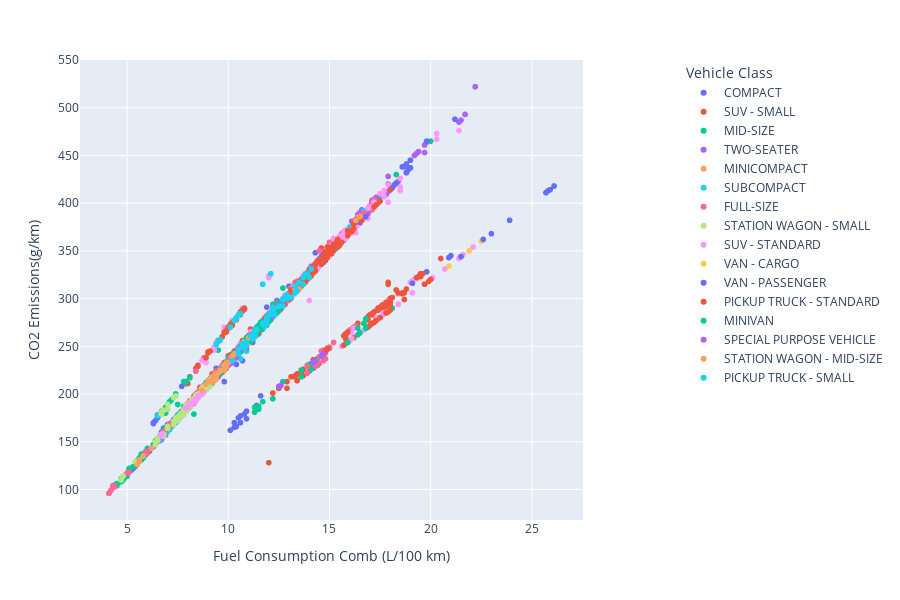

The cell this chart's notebook holds for it:
### Code cell
# plotly scatter

fig = px.scatter(
    df_co2, 
    x='Fuel Consumption Comb (L/100 km)',
    y='CO2 Emissions(g/km)',
    color='Vehicle Class',  # 이 부분을 추가하면 범례가 생깁니다.
    width=900,
    height=600
)
# 범례
fig.update_layout(legend_x=1.2, legend_y=1)

fig.show() # Plotly는 .show()로 차트를 표시합니다.

### Figure 1 — Plotly figure (JSON) as saved in the notebook; plotly's stock layout.template omitted (floating-point values rounded to 4 significant figures; data arrays with more than 128 entries replaced by an {"elided": "..."} marker saying what was removed)
{"data": [{"hovertemplate": "Vehicle Class=COMPACT<br>Fuel Consumption Comb (L/100 km)=%{x}<br>CO2 Emissions(g/km)=%{y}<extra></extra>", "legendgroup": "COMPACT", "marker": {"color": "#636efa", "symbol": "circle"}, "mode": "markers", "name": "COMPACT", "showlegend": true, "type": "scattergl", "x": {"elided": "1022 float values"}, "xaxis": "x", "y": {"elided": "1022 int values"}, "yaxis": "y"}, {"hovertemplate": "Vehicle Class=SUV - SMALL<br>Fuel Consumption Comb (L/100 km)=%{x}<br>CO2 Emissions(g/km)=%{y}<extra></extra>", "legendgroup": "SUV - SMALL", "marker": {"color": "#EF553B", "symbol": "circle"}, "mode": "markers", "name": "SUV - SMALL", "showlegend": true, "type": "scattergl", "x": {"elided": "1217 float values"}, "xaxis": "x", "y": {"elided": "1217 int values"}, "yaxis": "y"}, {"hovertemplate": "Vehicle Class=MID-SIZE<br>Fuel Consumption Comb (L/100 km)=%{x}<br>CO2 Emissions(g/km)=%{y}<extra></extra>", "legendgroup": "MID-SIZE", "marker": {"color": "#00cc96", "symbol": "circle"}, "mode": "markers", "name": "MID-SIZE", "showlegend": true, "type": "scattergl", "x": {"elided": "1133 float values"}, "xaxis": "x", "y": {"elided": "1133 int values"}, "yaxis": "y"}, {"hovertemplate": "Vehicle Class=TWO-SEATER<br>Fuel Consumption Comb (L/100 km)=%{x}<br>CO2 Emissions(g/km)=%{y}<extra></extra>", "legendgroup": "TWO-SEATER", "marker": {"color": "#ab63fa", "symbol": "circle"}, "mode": "markers", "name": "TWO-SEATER", "showlegend": true, "type": "scattergl", "x": {"elided": "460 float values"}, "xaxis": "x", "y": {"elided": "460 int values"}, "yaxis": "y"}, {"hovertemplate": "Vehicle Class=MINICOMPACT<br>Fuel Consumption Comb (L/100 km)=%{x}<br>CO2 Emissions(g/km)=%{y}<extra></extra>", "legendgroup": "MINICOMPACT", "marker": {"color": "#FFA15A", "symbol": "circle"}, "mode": "markers", "name": "MINICOMPACT", "showlegend": true, "type": "scattergl", "x": {"elided": "326 float values"}, "xaxis": "x", "y": {"elided": "326 int values"}, "yaxis": "y"}, {"hovertemplate": "Vehicle Class=SUBCOMPACT<br>Fuel Consumption Comb (L/100 km)=%{x}<br>CO2 Emissions(g/km)=%{y}<extra></extra>", "legendgroup": "SUBCOMPACT", "marker": {"color": "#19d3f3", "symbol": "circle"}, "mode": "markers", "name": "SUBCOMPACT", "showlegend": true, "type": "scattergl", "x": {"elided": "606 float values"}, "xaxis": "x", "y": {"elided": "606 int values"}, "yaxis": "y"}, {"hovertemplate": "Vehicle Class=FULL-SIZE<br>Fuel Consumption Comb (L/100 km)=%{x}<br>CO2 Emissions(g/km)=%{y}<extra></extra>", "legendgroup": "FULL-SIZE", "marker": {"color": "#FF6692", "symbol": "circle"}, "mode": "markers", "name": "FULL-SIZE", "showlegend": true, "type": "scattergl", "x": {"elided": "639 float values"}, "xaxis": "x", "y": {"elided": "639 int values"}, "yaxis": "y"}, {"hovertemplate": "Vehicle Class=STATION WAGON - SMALL<br>Fuel Consumption Comb (L/100 km)=%{x}<br>CO2 Emissions(g/km)=%{y}<extra></extra>", "legendgroup": "STATION WAGON - SMALL", "marker": {"color": "#B6E880", "symbol": "circle"}, "mode": "markers", "name": "STATION WAGON - SMALL", "showlegend": true, "type": "scattergl", "x": {"elided": "252 float values"}, "xaxis": "x", "y": {"elided": "252 int values"}, "yaxis": "y"}, {"hovertemplate": "Vehicle Class=SUV - STANDARD<br>Fuel Consumption Comb (L/100 km)=%{x}<br>CO2 Emissions(g/km)=%{y}<extra></extra>", "legendgroup": "SUV - STANDARD", "marker": {"color": "#FF97FF", "symbol": "circle"}, "mode": "markers", "name": "SUV - STANDARD", "showlegend": true, "type": "scattergl", "x": {"elided": "735 float values"}, "xaxis": "x", "y": {"elided": "735 int values"}, "yaxis": "y"}, {"hovertemplate": "Vehicle Class=VAN - CARGO<br>Fuel Consumption Comb (L/100 km)=%{x}<br>CO2 Emissions(g/km)=%{y}<extra></extra>", "legendgroup": "VAN - CARGO", "marker": {"color": "#FECB52", "symbol": "circle"}, "mode": "markers", "name": "VAN - CARGO", "showlegend": true, "type": "scattergl", "x": [15.1, 15.9, 20.9, 16.5, 21.5, 16.5, 21.5, 16.5, 22.6, 16.2, 21.9, 17.2, 22.5, 15.1, 15.9, 20.9, 16.5, 21.5, 16.5, 21.5, 16.5, 22.6], "xaxis": "x", "y": [347, 366, 334, 380, 344, 380, 344, 380, 362, 373, 350, 396, 360, 347, 366, 334, 380, 344, 380, 344, 380, 362], "yaxis": "y"}, {"hovertemplate": "Vehicle Class=VAN - PASSENGER<br>Fuel Consumption Comb (L/100 km)=%{x}<br>CO2 Emissions(g/km)=%{y}<extra></extra>", "legendgroup": "VAN - PASSENGER", "marker": {"color": "#636efa", "symbol": "circle"}, "mode": "markers", "name": "VAN - PASSENGER", "showlegend": true, "type": "scattergl", "x": [16.5, 21.5, 16.5, 22.6, 18.0, 18.8, 25.7, 18.2, 18.9, 25.8, 16.8, 23.0, 21.2, 18.3, 23.9, 16.5, 21.5, 16.5, 22.6, 18.0, 18.8, 25.7, 18.2, 18.9, 25.8, 18.0, 18.8, 18.8, 25.9, 18.1, 19.0, 19.0, 26.1, 14.7, 14.8, 19.7, 18.0, 18.8, 18.8, 25.9, 18.1, 19.0, 19.0, 26.1, 18.8, 19.8, 14.6, 15.2, 21.0, 18.8, 19.8, 18.6, 19.0, 14.6, 15.1, 20.9, 18.6, 19.0, 14.7, 15.1, 14.7, 15.2, 14.5, 19.1, 15.0, 19.8], "xaxis": "x", "y": [380, 344, 380, 362, 414, 432, 411, 419, 435, 413, 386, 368, 488, 421, 382, 380, 344, 380, 362, 414, 432, 411, 419, 435, 413, 414, 432, 432, 414, 416, 437, 437, 418, 338, 340, 315, 414, 432, 432, 414, 416, 437, 437, 418, 441, 465, 342, 356, 345, 441, 465, 438, 445, 344, 354, 343, 438, 445, 345, 354, 346, 355, 340, 316, 352, 328], "yaxis": "y"}, {"hovertemplate": "Vehicle Class=PICKUP TRUCK - STANDARD<br>Fuel Consumption Comb (L/100 km)=%{x}<br>CO2 Emissions(g/km)=%{y}<extra></extra>", "legendgroup": "PICKUP TRUCK - STANDARD", "marker": {"color": "#EF553B", "symbol": "circle"}, "mode": "markers", "name": "PICKUP TRUCK - STANDARD", "showlegend": true, "type": "scattergl", "x": {"elided": "538 float values"}, "xaxis": "x", "y": {"elided": "538 int values"}, "yaxis": "y"}, {"hovertemplate": "Vehicle Class=MINIVAN<br>Fuel Consumption Comb (L/100 km)=%{x}<br>CO2 Emissions(g/km)=%{y}<extra></extra>", "legendgroup": "MINIVAN", "marker": {"color": "#00cc96", "symbol": "circle"}, "mode": "markers", "name": "MINIVAN", "showlegend": true, "type": "scattergl", "x": [12.0, 16.8, 11.8, 16.5, 10.6, 12.0, 9.7, 9.8, 11.1, 11.4, 15.9, 11.3, 12.4, 12.1, 12.0, 16.8, 11.8, 16.4, 10.6, 11.6, 11.4, 12.5, 9.6, 9.8, 10.5, 11.4, 15.9, 11.4, 12.5, 12.0, 16.8, 11.8, 16.4, 10.6, 11.6, 11.4, 12.5, 9.7, 9.8, 11.4, 12.5, 10.9, 10.6, 11.8, 16.7, 10.7, 11.6, 11.4, 12.5, 9.6, 9.8, 10.9, 11.7, 10.9, 10.6, 11.8, 16.7, 10.7, 10.6, 11.6, 11.4, 12.5, 10.9, 11.7, 10.9, 10.6, 11.8, 16.7, 10.7, 10.6, 11.5, 10.8, 11.7, 10.6, 10.6, 11.8, 10.6, 11.5, 11.0, 11.7], "xaxis": "x", "y": [276, 269, 271, 264, 244, 276, 223, 225, 255, 262, 254, 260, 285, 278, 276, 269, 271, 262, 244, 267, 262, 288, 221, 225, 242, 262, 254, 262, 288, 282, 279, 276, 269, 250, 275, 269, 296, 226, 229, 267, 290, 257, 249, 276, 274, 251, 275, 269, 296, 226, 230, 255, 274, 259, 249, 276, 274, 252, 247, 275, 269, 296, 256, 274, 259, 249, 276, 274, 252, 247, 272, 254, 274, 249, 249, 276, 248, 271, 259, 274], "yaxis": "y"}, {"hovertemplate": "Vehicle Class=SPECIAL PURPOSE VEHICLE<br>Fuel Consumption Comb (L/100 km)=%{x}<br>CO2 Emissions(g/km)=%{y}<extra></extra>", "legendgroup": "SPECIAL PURPOSE VEHICLE", "marker": {"color": "#ab63fa", "symbol": "circle"}, "mode": "markers", "name": "SPECIAL PURPOSE VEHICLE", "showlegend": true, "type": "scattergl", "x": [9.5, 9.9, 10.1, 10.4, 10.2, 12.2, 9.3, 9.4, 9.4, 9.9, 10.2, 10.4, 10.1, 12.2, 9.4, 9.8, 9.4, 9.5, 10.4, 10.4, 14.2, 10.7, 10.7, 14.6, 10.7, 10.7, 14.6, 11.4, 12.7, 10.2, 10.9, 9.4, 9.8, 9.4, 10.4, 14.2, 10.8, 14.7, 12.7, 10.2, 10.5, 9.4, 9.9, 9.3, 10.4, 14.3, 10.7, 14.7, 12.7, 10.7, 11.4, 9.3, 9.9, 9.3, 9.3, 12.6, 10.6, 9.2, 9.2, 12.5, 10.7, 12.7, 10.7, 10.5, 11.4, 9.3, 9.9, 9.3, 12.6, 9.3, 10.6, 9.2, 9.2, 12.5, 10.7, 9.3, 9.9], "xaxis": "x", "y": [218, 228, 232, 239, 235, 281, 214, 216, 216, 228, 235, 239, 232, 281, 216, 225, 220, 223, 243, 243, 233, 252, 252, 240, 252, 252, 240, 268, 298, 233, 248, 220, 231, 220, 244, 234, 253, 242, 298, 240, 248, 220, 232, 218, 244, 234, 251, 241, 298, 251, 268, 218, 232, 219, 219, 209, 247, 214, 214, 208, 251, 297, 251, 248, 268, 218, 232, 219, 209, 219, 247, 214, 214, 208, 251, 218, 232], "yaxis": "y"}, {"hovertemplate": "Vehicle Class=STATION WAGON - MID-SIZE<br>Fuel Consumption Comb (L/100 km)=%{x}<br>CO2 Emissions(g/km)=%{y}<extra></extra>", "legendgroup": "STATION WAGON - MID-SIZE", "marker": {"color": "#FFA15A", "symbol": "circle"}, "mode": "markers", "name": "STATION WAGON - MID-SIZE", "showlegend": true, "type": "scattergl", "x": [9.2, 9.3, 10.5, 13.5, 13.5, 5.5, 9.3, 9.3, 10.8, 13.3, 9.4, 9.8, 9.9, 5.6, 9.0, 9.3, 13.3, 10.8, 9.8, 9.9, 5.6, 8.9, 11.0, 9.8, 9.9, 5.8, 8.7, 9.4, 9.4, 13.3, 9.6, 9.5, 11.1, 9.8, 9.9, 5.8, 9.3, 9.2, 9.6, 10.2, 12.7, 9.6, 10.8, 10.2, 10.3, 16.3, 9.4, 10.0, 12.7, 10.2, 10.3, 16.5, 16.5], "xaxis": "x", "y": [212, 214, 242, 310, 310, 126, 214, 214, 248, 306, 216, 225, 228, 129, 214, 220, 310, 253, 230, 232, 131, 210, 259, 230, 232, 135, 204, 219, 221, 312, 225, 222, 261, 230, 232, 135, 216, 214, 224, 239, 299, 225, 254, 240, 242, 382, 219, 233, 299, 240, 242, 386, 386], "yaxis": "y"}, {"hovertemplate": "Vehicle Class=PICKUP TRUCK - SMALL<br>Fuel Consumption Comb (L/100 km)=%{x}<br>CO2 Emissions(g/km)=%{y}<extra></extra>", "legendgroup": "PICKUP TRUCK - SMALL", "marker": {"color": "#19d3f3", "symbol": "circle"}, "mode": "markers", "name": "PICKUP TRUCK - SMALL", "showlegend": true, "type": "scattergl", "x": {"elided": "159 float values"}, "xaxis": "x", "y": {"elided": "159 int values"}, "yaxis": "y"}], "layout": {"height": 600, "legend": {"title": {"text": "Vehicle Class"}, "tracegroupgap": 0, "x": 1.2, "y": 1}, "margin": {"t": 60}, "width": 900, "xaxis": {"anchor": "y", "domain": [0, 1], "title": {"text": "Fuel Consumption Comb (L/100 km)"}}, "yaxis": {"anchor": "x", "domain": [0, 1], "title": {"text": "CO2 Emissions(g/km)"}}}}
